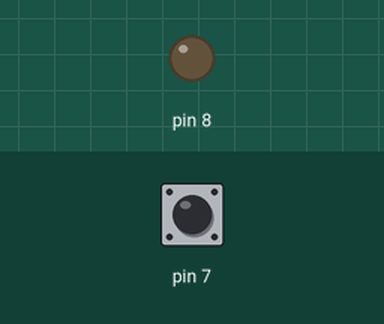
Recording of a sketch running on a simulated Arduino Uno, built with avr-gcc and run on an emulated ATmega328P. Shown: output pins drawn as LEDs (lit = HIGH). Dashed ring = blinking. The inputs (shaded band) are chosen by the test bench; at power-on: pin 7 HIGH.

Above: at 1.2 s.
1.3 s: pin 7 pulled LOW for 1 s
At 1.67 s:
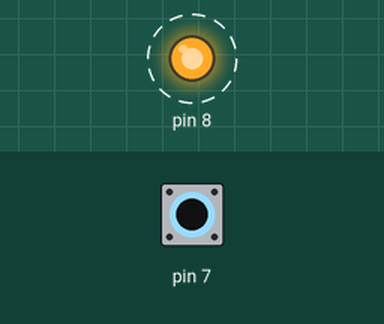
3.8 s: pin 7 pulled LOW for 0.15 s
At 4.8 s:
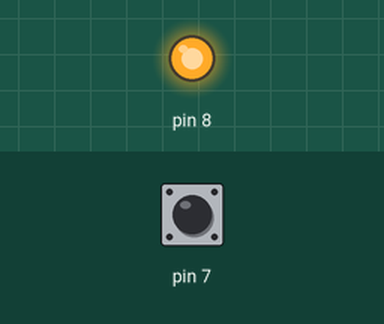
5.5 s: pin 7 pulled LOW for 3.2 s
At 9.5 s:
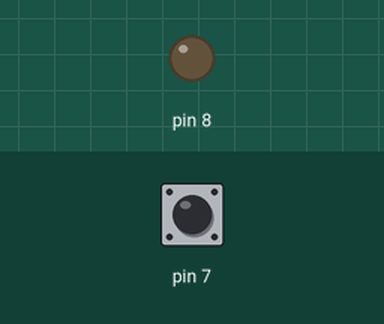
Timing chart, 0 to 11.0 s (numbered marks = the images above; inputs shaded):
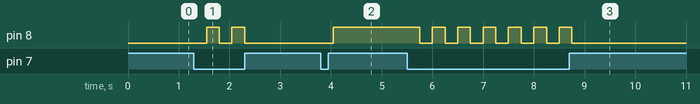

Measured:
- after the input at 1.3 s, pin 8: alternates HIGH for 0.25 s and LOW for 0.25 s, 4 changes in all, then stays LOW, starting after 0.25 s
- after the input at 3.8 s, pin 8: LOW → HIGH after 0.25 s
- after the input at 5.5 s, pin 8: alternates HIGH for 0.25 s and LOW for 0.25 s, 13 changes in all, then stays LOW, starting after 0.25 s

The sketch:

pulsador1.ino
```cpp
bool estado = 0;

void setup(){
  pinMode(7, INPUT_PULLUP);
  pinMode(8, OUTPUT);
}

void loop(){
  int lectura = digitalRead(7);
  if (lectura == LOW){
    delay(250);
    estado =!estado;
  }
  if (estado == 0){
    digitalWrite(8, LOW);
  }
  else{
    digitalWrite(8, HIGH);
  }
}
```
